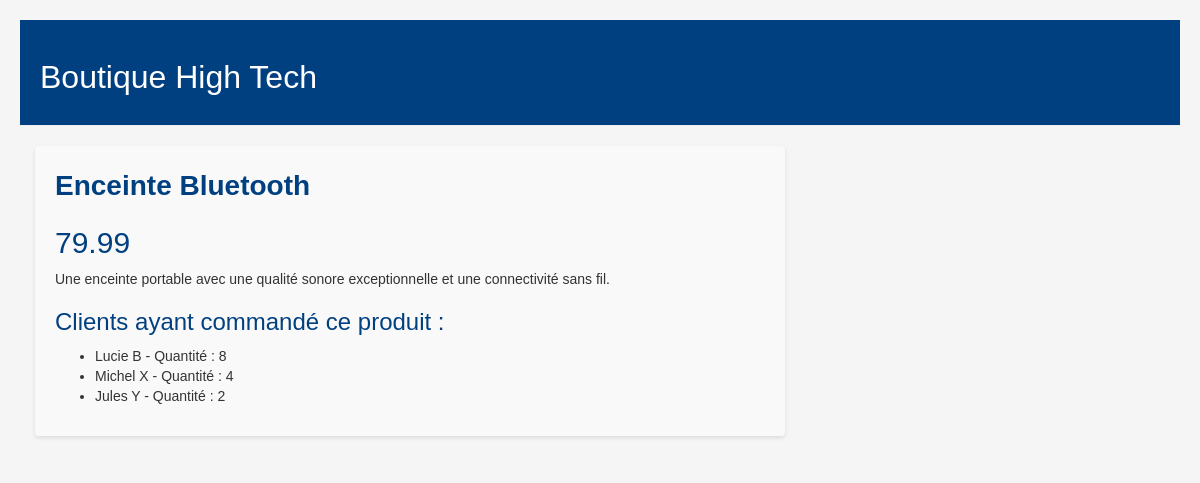
/produit/6/, run on the app's committed database.
### blog/models.py (models this page shows)
class Produit(models.Model):
    nom = models.CharField(max_length=100)
    description = models.TextField()
    prix = models.DecimalField(max_digits=8, decimal_places=2)
    est_disponible = models.BooleanField(default=True)

class ElementCommande(models.Model):
    produit = models.ForeignKey(Produit, on_delete=models.CASCADE)
    quantite = models.IntegerField()
    commande = models.ForeignKey(Commande, on_delete=models.CASCADE)

class Commande(models.Model):
    nom_client = models.CharField(max_length=100)
    email_client = models.EmailField()
    date_commande = models.DateTimeField(auto_now_add=True)

### blog/views.py (the view)
# urls.py: path('produit/<int:pk>/', views.post_detail, name='post_detail')
def post_detail(request, pk):
    produit = get_object_or_404(Produit, pk=pk)
    return render(request, 'blog/post_detail.html', {'produit': produit})

### blog/templates/blog/post_detail.html
{% extends 'blog/base.html' %}
{% block content %}
        <div class="produit">
            <div class="nom">
                {{ produit.nom }}
            </div>
            <h2>{{ produit.prix }}</h2>
            <p>{{ produit.description|linebreaksbr }}</p>
            <h3>Clients ayant commandé ce produit :</h3>
            <ul>
                {% for element in produit.elementcommande_set.all %}
                <li>{{ element.commande.nom_client }} - Quantité : {{ element.quantite }}</li>
                {% empty %}
                <li>Aucun client n'a commandé ce produit.</li>
                {% endfor %}
            </ul>
        </div>
{% endblock %}

### blog/static/css/blog.css (style rules this page uses)
body { padding: 20px; font-family: 'Helvetica', sans-serif; background-color: #f5f5f5; }
h1, h2, h3, h4 { font-family: 'Arial', sans-serif; color: #004080; }
.produit { margin-bottom: 20px; background-color: #f9f9f9; padding: 20px; border-radius: 4px; box-shadow: 0 2px 4px rgba(0, 0, 0, 0.1); }
.produit .nom { font-size: 28px; font-weight: bold; color: #004080; margin-bottom: 10px; }

### data on the page
Produit: nom "Enceinte Bluetooth", prix "79.99", description "Une enceinte portable avec une qualité sonore exceptionnelle et une connectivité sans fil."
ElementCommande: commande.nom_client "Lucie B", quantite "8"
ElementCommande: commande.nom_client "Michel X", quantite "4"
ElementCommande: commande.nom_client "Jules Y", quantite "2"
